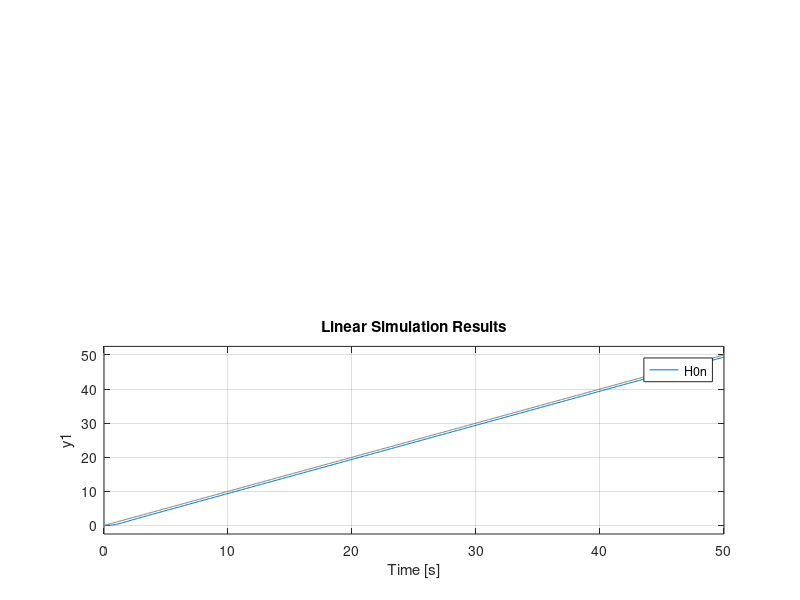
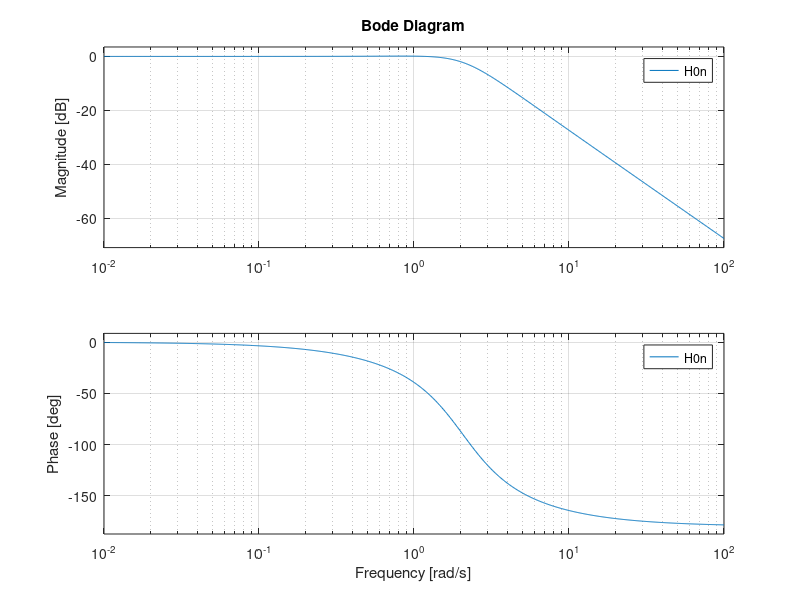

Write MATLAB code to recreate these figures, in order.
%a)
Hf=tf([2],[2 1 0]);

%cerinte
estp=0;
tr=3;
sigma=0.07;
cv=1;
wb=1.2;

%rezolvare
zeta=-log(sigma)/sqrt(pi^2+(log(sigma))^2);
wn=4/(tr*zeta);
cv=wn/(2*zeta);
estv=1/cv;
wb=wn*sqrt(1-2*zeta^2+sqrt(2-4*zeta^2+4*zeta^4));
H0=tf(wn^2, [1 2*zeta*wn wn^2]);

Hc=1/Hf*H0/(1-H0);
Hc=minreal(Hc)

H0n=feedback(series(Hc,Hf),1);
subplot(2,1,1)
step(H0n)
t=0:0.1:50;
subplot(2,1,2)
lsim(H0n,t,t)

figure
bode(H0n)
